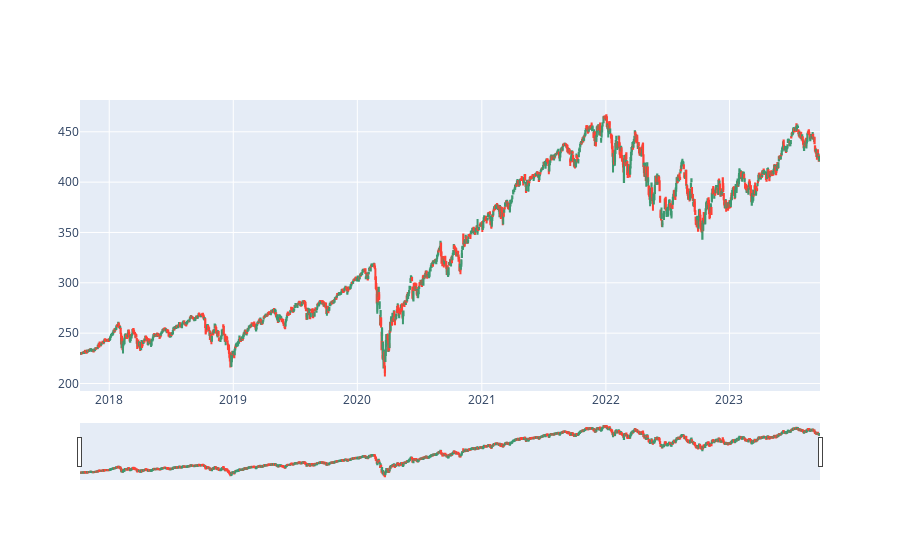

Write notebook code for a chart like this one.
### Code cell
import pandas as pd
import numpy as np
import matplotlib.pyplot as plt
import plotly.graph_objects as go
import yfinance as yf
from stock_data import StockData
import datetime
from hmmlearn import hmm
from matplotlib.dates import YearLocator, MonthLocator


ticker = 'SPY'
end_date = datetime.date.today()
start_date = pd.to_datetime(end_date) - pd.DateOffset(months=6*12)
data_interval = '1d'

stock = StockData(ticker, start_date, end_date, data_interval)
data = stock.history

data['Date'] = stock.history.index.values

stock.candlestick

### Figure 1 — Plotly figure (JSON) as saved in the notebook; plotly's stock layout.template omitted (floating-point values rounded to 4 significant figures; data arrays with more than 128 entries replaced by an {"elided": "..."} marker saying what was removed)
{"data": [{"close": {"elided": "1509 float values"}, "high": {"elided": "1509 float values"}, "low": {"elided": "1509 float values"}, "open": {"elided": "1509 float values"}, "type": "candlestick", "x": {"elided": "1509 str values"}}], "layout": {"xaxis": {"rangebreaks": [{"values": ["2023-01-02", "2023-01-16", "2023-02-20", "2023-04-07", "2023-05-29", "2023-06-19", "2023-07-04", "2023-09-04"]}, {"bounds": ["sat", "mon"], "pattern": "day of week"}]}}}
